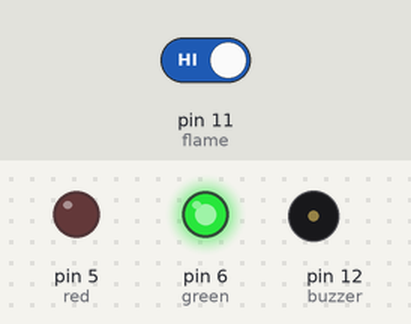
Recording of a sketch running on a simulated Arduino Uno, built with avr-gcc and run on an emulated ATmega328P. Parts: output pins drawn as LEDs (lit = HIGH), buzzer (waves = sounding, pin HIGH). The test bench sets the inputs (shaded band); at power-on: pin 11 (flame) HIGH.

Above: at 1.2 s.
1.3 s: pin 11 (flame) driven LOW
At 1.8 s:
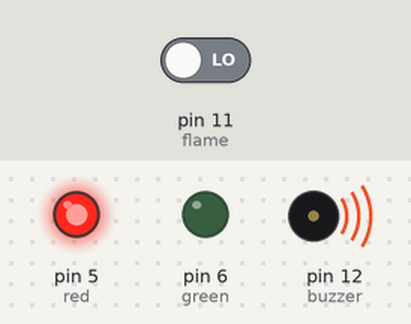
2.8 s: pin 11 (flame) driven HIGH
At 4.2 s:
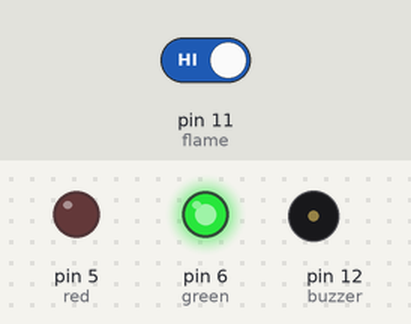
Timing chart, 0 to 5.8 s (numbered marks = the images above; inputs shaded):
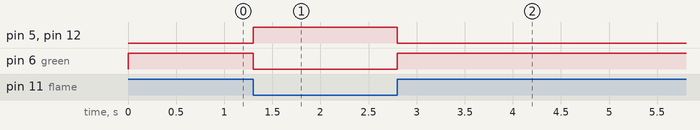

Measured:
- after the input at 1.3 s, pin 5 (red), pin 12 (buzzer): LOW → HIGH at once; pin 6 (green): HIGH → LOW at once
- after the input at 2.8 s, pin 5 (red), pin 12 (buzzer): HIGH → LOW at once; pin 6 (green): LOW → HIGH at once

The sketch:

Flame_Sensor.ino
```cpp
int buzzer = 12;
int flame = 11;
int red = 5;
int green = 6;
int Flame = HIGH;
void setup() {
  pinMode(buzzer,OUTPUT);
  pinMode(red,OUTPUT);
  pinMode(green,OUTPUT);
  pinMode(flame,INPUT);

  Serial.begin(9600);

}

void loop() {
  Flame = digitalRead(flame);
  if(Flame == LOW)
  {
    digitalWrite(buzzer,HIGH);
    digitalWrite(red,HIGH);
    digitalWrite(green,LOW);
  }

  else
  {
    digitalWrite(buzzer,LOW);
    digitalWrite(red,LOW);
    digitalWrite(green,HIGH);
  }

}
```
